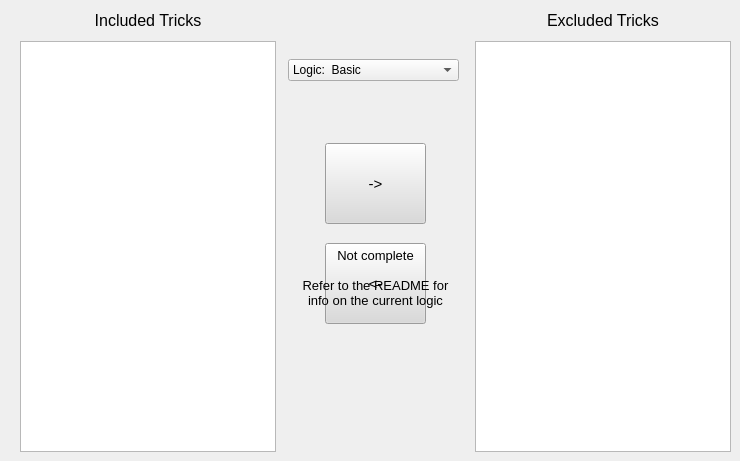
    <widget class="QWidget" name="tab_3">
     <attribute name="title">
      <string>Logic</string>
     </attribute>
     <widget class="QListWidget" name="listWidget_4">
      <property name="geometry">
       <rect>
        <x>475</x>
        <y>41</y>
        <width>256</width>
        <height>411</height>
       </rect>
      </property>
      <property name="font">
       <font>
        <pointsize>9</pointsize>
       </font>
      </property>
      <property name="alternatingRowColors">
       <bool>false</bool>
      </property>
      <property name="selectionMode">
       <enum>QAbstractItemView::ExtendedSelection</enum>
      </property>
      <property name="uniformItemSizes">
       <bool>true</bool>
      </property>
      <property name="sortingEnabled">
       <bool>true</bool>
      </property>
     </widget>
     <widget class="QPushButton" name="includeButton_2">
      <property name="geometry">
       <rect>
        <x>325</x>
        <y>243</y>
        <width>101</width>
        <height>81</height>
       </rect>
      </property>
      <property name="font">
       <font>
        <pointsize>11</pointsize>
        <bold>false</bold>
       </font>
      </property>
      <property name="autoFillBackground">
       <bool>false</bool>
      </property>
      <property name="styleSheet">
       <string notr="true">background-color: rgb(218, 218, 218);</string>
      </property>
      <property name="text">
       <string>&lt;-</string>
      </property>
     </widget>
     <widget class="QPushButton" name="excludeButton_2">
      <property name="enabled">
       <bool>true</bool>
      </property>
      <property name="geometry">
       <rect>
        <x>325</x>
        <y>143</y>
        <width>101</width>
        <height>81</height>
       </rect>
      </property>
      <property name="font">
       <font>
        <pointsize>11</pointsize>
        <bold>false</bold>
       </font>
      </property>
      <property name="autoFillBackground">
       <bool>false</bool>
      </property>
      <property name="styleSheet">
       <string notr="true">background-color: rgb(218, 218, 218);</string>
      </property>
      <property name="text">
       <string>-&gt;</string>
      </property>
     </widget>
     <widget class="QListWidget" name="listWidget_3">
      <property name="geometry">
       <rect>
        <x>20</x>
        <y>41</y>
        <width>256</width>
        <height>411</height>
       </rect>
      </property>
      <property name="font">
       <font>
        <pointsize>9</pointsize>
       </font>
      </property>
      <property name="frameShape">
       <enum>QFrame::StyledPanel</enum>
      </property>
      <property name="frameShadow">
       <enum>QFrame::Sunken</enum>
      </property>
      <property name="alternatingRowColors">
       <bool>false</bool>
      </property>
      <property name="selectionMode">
       <enum>QAbstractItemView::ExtendedSelection</enum>
      </property>
      <property name="uniformItemSizes">
       <bool>true</bool>
      </property>
      <property name="sortingEnabled">
       <bool>true</bool>
      </property>
     </widget>
     <widget class="QLabel" name="label_9">
      <property name="geometry">
       <rect>
        <x>475</x>
        <y>5</y>
        <width>256</width>
        <height>31</height>
       </rect>
      </property>
      <property name="sizePolicy">
       <sizepolicy hsizetype="Fixed" vsizetype="Fixed">
        <horstretch>0</horstretch>
        <verstretch>0</verstretch>
       </sizepolicy>
      </property>
      <property name="minimumSize">
       <size>
        <width>75</width>
        <height>23</height>
       </size>
      </property>
      <property name="font">
       <font>
        <pointsize>12</pointsize>
        <italic>false</italic>
        <bold>false</bold>
       </font>
      </property>
      <property name="frameShape">
       <enum>QFrame::NoFrame</enum>
      </property>
      <property name="frameShadow">
       <enum>QFrame::Plain</enum>
      </property>
      <property name="text">
       <string>Excluded Tricks</string>
      </property>
      <property name="textFormat">
       <enum>Qt::PlainText</enum>
      </property>
      <property name="alignment">
       <set>Qt::AlignCenter</set>
      </property>
      <property name="wordWrap">
       <bool>false</bool>
      </property>
     </widget>
     <widget class="QLabel" name="label_10">
      <property name="geometry">
       <rect>
        <x>20</x>
        <y>5</y>
        <width>256</width>
        <height>31</height>
       </rect>
      </property>
      <property name="sizePolicy">
       <sizepolicy hsizetype="Fixed" vsizetype="Fixed">
        <horstretch>0</horstretch>
        <verstretch>0</verstretch>
       </sizepolicy>
      </property>
      <property name="minimumSize">
       <size>
        <width>75</width>
        <height>23</height>
       </size>
      </property>
      <property name="font">
       <font>
        <pointsize>12</pointsize>
        <italic>false</italic>
        <bold>false</bold>
       </font>
      </property>
      <property name="frameShape">
       <enum>QFrame::NoFrame</enum>
      </property>
      <property name="frameShadow">
       <enum>QFrame::Plain</enum>
      </property>
      <property name="text">
       <string>Included Tricks</string>
      </property>
      <property name="textFormat">
       <enum>Qt::PlainText</enum>
      </property>
      <property name="alignment">
       <set>Qt::AlignCenter</set>
      </property>
      <property name="wordWrap">
       <bool>false</bool>
      </property>
     </widget>
     <widget class="QComboBox" name="tricksComboBox">
      <property name="geometry">
       <rect>
        <x>288</x>
        <y>59</y>
        <width>171</width>
        <height>22</height>
       </rect>
      </property>
      <property name="whatsThis">
       <string>This controls what logic preset to use</string>
      </property>
      <property name="currentIndex">
       <number>0</number>
      </property>
      <item>
       <property name="text">
        <string>Logic:  Basic</string>
       </property>
      </item>
      <item>
       <property name="text">
        <string>Logic:  Advanced</string>
       </property>
      </item>
      <item>
       <property name="text">
        <string>Logic:  Glitched</string>
       </property>
      </item>
      <item>
       <property name="text">
        <string>Logic:  Hell</string>
       </property>
      </item>
      <item>
       <property name="text">
        <string>Logic:  None</string>
       </property>
      </item>
     </widget>
     <widget class="QLabel" name="label_11">
      <property name="geometry">
       <rect>
        <x>295</x>
        <y>248</y>
        <width>161</width>
        <height>81</height>
       </rect>
      </property>
      <property name="sizePolicy">
       <sizepolicy hsizetype="Fixed" vsizetype="Fixed">
        <horstretch>0</horstretch>
        <verstretch>0</verstretch>
       </sizepolicy>
      </property>
      <property name="minimumSize">
       <size>
        <width>75</width>
        <height>23</height>
       </size>
      </property>
      <property name="font">
       <font>
        <pointsize>10</pointsize>
        <italic>false</italic>
        <bold>false</bold>
       </font>
      </property>
      <property name="frameShape">
       <enum>QFrame::NoFrame</enum>
      </property>
      <property name="frameShadow">
       <enum>QFrame::Plain</enum>
      </property>
      <property name="text">
       <string>Not complete&lt;br&gt;&lt;/br&gt;&lt;br&gt;&lt;/br&gt;Refer to the README for info on the current logic</string>
      </property>
      <property name="textFormat">
       <enum>Qt::RichText</enum>
      </property>
      <property name="alignment">
       <set>Qt::AlignHCenter|Qt::AlignTop</set>
      </property>
      <property name="wordWrap">
       <bool>true</bool>
      </property>
     </widget>
    </widget>
